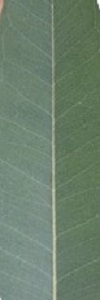
%> input picture Material/Healthy/10h_m.jpg, 100 x 300 px; its folder holds 4 pictures in this run
$ octave pwi4.m   (GNU Octave 9; MATLAB toolbox functions it lacks are replaced by stand-ins)
%> lines starting %> are read from the running program, lines starting %| are printed output that depends on the picture
### alignRanges.m
function [h,nh]=alignRanges(h,nh)
[h.R.Contrast,nh.R.Contrast]=histdimcompare(h.R.Contrast,nh.R.Contrast);
[h.R.Correlation,nh.R.Correlation]=histdimcompare(h.R.Correlation,nh.R.Correlation);
[h.R.Energy,nh.R.Energy]=histdimcompare(h.R.Energy,nh.R.Energy);
[h.R.Homogeneity,nh.R.Homogeneity]=histdimcompare(h.R.Homogeneity,nh.R.Homogeneity);

[h.G.Contrast,nh.G.Contrast]=histdimcompare(h.G.Contrast,nh.G.Contrast);
[h.G.Correlation,nh.G.Correlation]=histdimcompare(h.G.Correlation,nh.G.Correlation);
[h.G.Energy,nh.G.Energy]=histdimcompare(h.G.Energy,nh.G.Energy);
[h.G.Homogeneity,nh.G.Homogeneity]=histdimcompare(h.G.Homogeneity,nh.G.Homogeneity);

[h.B.Contrast,nh.B.Contrast]=histdimcompare(h.B.Contrast,nh.B.Contrast);
[h.B.Correlation,nh.B.Correlation]=histdimcompare(h.B.Correlation,nh.B.Correlation);
[h.B.Energy,nh.B.Energy]=histdimcompare(h.B.Energy,nh.B.Energy);
[h.B.Homogeneity,nh.B.Homogeneity]=histdimcompare(h.B.Homogeneity,nh.B.Homogeneity);

[h.RG.Contrast,nh.RG.Contrast]=histdimcompare(h.RG.Contrast,nh.RG.Contrast);
[h.RG.Correlation,nh.RG.Correlation]=histdimcompare(h.RG.Correlation,nh.RG.Correlation);
[h.RG.Energy,nh.RG.Energy]=histdimcompare(h.RG.Energy,nh.RG.Energy);
[h.RG.Homogeneity,nh.RG.Homogeneity]=histdimcompare(h.RG.Homogeneity,nh.RG.Homogeneity);

[h.RB.Contrast,nh.RB.Contrast]=histdimcompare(h.RB.Contrast,nh.RB.Contrast);
[h.RB.Correlation,nh.RB.Correlation]=histdimcompare(h.RB.Correlation,nh.RB.Correlation);
[h.RB.Energy,nh.RB.Energy]=histdimcompare(h.RB.Energy,nh.RB.Energy);
[h.RB.Homogeneity,nh.RB.Homogeneity]=histdimcompare(h.RB.Homogeneity,nh.RB.Homogeneity);

[h.GB.Contrast,nh.GB.Contrast]=histdimcompare(h.GB.Contrast,nh.GB.Contrast);
[h.GB.Correlation,nh.GB.Correlation]=histdimcompare(h.GB.Correlation,nh.GB.Correlation);
[h.GB.Energy,nh.GB.Energy]=histdimcompare(h.GB.Energy,nh.GB.Energy);
[h.GB.Homogeneity,nh.GB.Homogeneity]=histdimcompare(h.GB.Homogeneity,nh.GB.Homogeneity);
end

### averAtrb.m
function averAtrb(h,nh)
xlswrite('Results.xlsx', mean(h.R.Contrast), 1, strcat('R',num2str(11)));
xlswrite('Results.xlsx', mean(nh.R.Contrast), 1, strcat('S',num2str(11)));
xlswrite('Results.xlsx', mean(h.R.Correlation), 1, strcat('R',num2str(12)));
xlswrite('Results.xlsx', mean(nh.R.Correlation), 1, strcat('S',num2str(12)));
xlswrite('Results.xlsx', mean(h.R.Energy), 1, strcat('R',num2str(13)));
xlswrite('Results.xlsx', mean(nh.R.Energy), 1, strcat('S',num2str(13)));
xlswrite('Results.xlsx', mean(h.R.Homogeneity), 1, strcat('R',num2str(14)));
xlswrite('Results.xlsx', mean(nh.R.Homogeneity), 1, strcat('S',num2str(14)));

xlswrite('Results.xlsx', mean(h.G.Contrast), 1, strcat('T',num2str(11)));
xlswrite('Results.xlsx', mean(nh.G.Contrast), 1, strcat('U',num2str(11)));
xlswrite('Results.xlsx', mean(h.G.Correlation), 1, strcat('T',num2str(12)));
xlswrite('Results.xlsx', mean(nh.G.Correlation), 1, strcat('U',num2str(12)));
xlswrite('Results.xlsx', mean(h.G.Energy), 1, strcat('T',num2str(13)));
xlswrite('Results.xlsx', mean(nh.G.Energy), 1, strcat('U',num2str(13)));
xlswrite('Results.xlsx', mean(h.G.Homogeneity), 1, strcat('T',num2str(14)));
xlswrite('Results.xlsx', mean(nh.G.Homogeneity), 1, strcat('U',num2str(14)));

xlswrite('Results.xlsx', mean(h.B.Contrast), 1, strcat('V',num2str(11)));
xlswrite('Results.xlsx', mean(nh.B.Contrast), 1, strcat('W',num2str(11)));
xlswrite('Results.xlsx', mean(h.B.Correlation), 1, strcat('V',num2str(12)));
xlswrite('Results.xlsx', mean(nh.B.Correlation), 1, strcat('W',num2str(12)));
xlswrite('Results.xlsx', mean(h.B.Energy), 1, strcat('V',num2str(13)));
xlswrite('Results.xlsx', mean(nh.B.Energy), 1, strcat('W',num2str(13)));
xlswrite('Results.xlsx', mean(h.B.Homogeneity), 1, strcat('V',num2str(14)));
xlswrite('Results.xlsx', mean(nh.B.Homogeneity), 1, strcat('W',num2str(14)));

xlswrite('Results.xlsx', mean(h.RG.Contrast), 1, strcat('X',num2str(11)));
xlswrite('Results.xlsx', mean(nh.RG.Contrast), 1, strcat('Y',num2str(11)));
xlswrite('Results.xlsx', mean(h.RG.Correlation), 1, strcat('X',num2str(12)));
xlswrite('Results.xlsx', mean(nh.RG.Correlation), 1, strcat('Y',num2str(12)));
xlswrite('Results.xlsx', mean(h.RG.Energy), 1, strcat('X',num2str(13)));
xlswrite('Results.xlsx', mean(nh.RG.Energy), 1, strcat('Y',num2str(13)));
xlswrite('Results.xlsx', mean(h.RG.Homogeneity), 1, strcat('X',num2str(14)));
xlswrite('Results.xlsx', mean(nh.RG.Homogeneity), 1, strcat('Y',num2str(14)));

xlswrite('Results.xlsx', mean(h.RB.Contrast), 1, strcat('Z',num2str(11)));
xlswrite('Results.xlsx', mean(nh.RB.Contrast), 1, strcat('AA',num2str(11)));
xlswrite('Results.xlsx', mean(h.RB.Correlation), 1, strcat('Z',num2str(12)));
xlswrite('Results.xlsx', mean(nh.RB.Correlation), 1, strcat('AA',num2str(12)));
xlswrite('Results.xlsx', mean(h.RB.Energy), 1, strcat('Z',num2str(13)));
xlswrite('Results.xlsx', mean(nh.RB.Energy), 1, strcat('AA',num2str(13)));
xlswrite('Results.xlsx', mean(h.RB.Homogeneity), 1, strcat('Z',num2str(14)));
xlswrite('Results.xlsx', mean(nh.RB.Homogeneity), 1, strcat('AA',num2str(14)));

xlswrite('Results.xlsx', mean(h.GB.Contrast), 1, strcat('AB',num2str(11)));
xlswrite('Results.xlsx', mean(nh.GB.Contrast), 1, strcat('AC',num2str(11)));
xlswrite('Results.xlsx', mean(h.GB.Correlation), 1, strcat('AB',num2str(12)));
xlswrite('Results.xlsx', mean(nh.GB.Correlation), 1, strcat('AC',num2str(12)));
xlswrite('Results.xlsx', mean(h.GB.Energy), 1, strcat('AB',num2str(13)));
xlswrite('Results.xlsx', mean(nh.GB.Energy), 1, strcat('AC',num2str(13)));
xlswrite('Results.xlsx', mean(h.GB.Homogeneity), 1, strcat('AB',num2str(14)));
xlswrite('Results.xlsx', mean(nh.GB.Homogeneity), 1, strcat('AC',num2str(14)));
end

### initialStats.m
function [h,nh] = initialStats()
    %Stats_R empty arrays for output histograms
    h.R.Contrast=[];h.R.Correlation=[];h.R.Energy=[];h.R.Homogeneity=[];
    nh.R.Contrast=[];nh.R.Correlation=[];nh.R.Energy=[];nh.R.Homogeneity=[];
    %Stats_G empty arrays for output histograms
    h.G.Contrast=[];h.G.Correlation=[];h.G.Energy=[];h.G.Homogeneity=[];
    nh.G.Contrast=[];nh.G.Correlation=[];nh.G.Energy=[];nh.G.Homogeneity=[];
    %Stats_B empty arrays for output histograms
    h.B.Contrast=[];h.B.Correlation=[];h.B.Energy=[];h.B.Homogeneity=[];
    nh.B.Contrast=[];nh.B.Correlation=[];nh.B.Energy=[];nh.B.Homogeneity=[];
    %Stats_RG empty arrays for output histograms
    h.RG.Contrast=[];h.RG.Correlation=[];h.RG.Energy=[];h.RG.Homogeneity=[];
    nh.RG.Contrast=[];nh.RG.Correlation=[];nh.RG.Energy=[];nh.RG.Homogeneity=[];
    %Stats_RB empty arrays for output histograms
    h.RB.Contrast=[];h.RB.Correlation=[];h.RB.Energy=[];h.RB.Homogeneity=[];
    nh.RB.Contrast=[];nh.RB.Correlation=[];nh.RB.Energy=[];nh.RB.Homogeneity=[];
    %Stats_GB empty arrays for output histograms
    h.GB.Contrast=[];h.GB.Correlation=[];h.GB.Energy=[];h.GB.Homogeneity=[];
    nh.GB.Contrast=[];nh.GB.Correlation=[];nh.GB.Energy=[];nh.GB.Homogeneity=[];
end

### rewriteDiseased.m
function nh=rewriteDiseased(nh,stats)
    nh.R.Contrast(end+1) = stats.R.Contrast(1);
    nh.R.Correlation(end+1) = stats.R.Correlation(1);
    nh.R.Energy(end+1) = stats.R.Energy(1);
    nh.R.Homogeneity(end+1) = stats.R.Homogeneity(1);

    nh.G.Contrast(end+1) = stats.G.Contrast(1);
    nh.G.Correlation(end+1) = stats.G.Correlation(1);
    nh.G.Energy(end+1) = stats.G.Energy(1);
    nh.G.Homogeneity(end+1) = stats.G.Homogeneity(1);

    nh.B.Contrast(end+1) = stats.B.Contrast(1);
    nh.B.Correlation(end+1) = stats.B.Correlation(1);
    nh.B.Energy(end+1) = stats.B.Energy(1);
    nh.B.Homogeneity(end+1) = stats.B.Homogeneity(1);

    nh.RG.Contrast(end+1) = stats.RG.Contrast(1);
    nh.RG.Correlation(end+1) = stats.RG.Correlation(1);
    nh.RG.Energy(end+1) = stats.RG.Energy(1);
    nh.RG.Homogeneity(end+1) = stats.RG.Homogeneity(1);

    nh.RB.Contrast(end+1) = stats.RB.Contrast(1);
    nh.RB.Correlation(end+1) = stats.RB.Correlation(1);
    nh.RB.Energy(end+1) = stats.RB.Energy(1);
    nh.RB.Homogeneity(end+1) = stats.RB.Homogeneity(1);

    nh.GB.Contrast(end+1) = stats.GB.Contrast(1);
    nh.GB.Correlation(end+1) = stats.GB.Correlation(1);
    nh.GB.Energy(end+1) = stats.GB.Energy(1);
    nh.GB.Homogeneity(end+1) = stats.GB.Homogeneity(1);
end

### rewriteHealthy.m
function h=rewriteHealthy(h,stats)
    h.R.Contrast(end+1) = stats.R.Contrast(1);
    h.R.Correlation(end+1) = stats.R.Correlation(1);
    h.R.Energy(end+1) = stats.R.Energy(1);
    h.R.Homogeneity(end+1) = stats.R.Homogeneity(1);

    h.G.Contrast(end+1) = stats.G.Contrast(1);
    h.G.Correlation(end+1) = stats.G.Correlation(1);
    h.G.Energy(end+1) = stats.G.Energy(1);
    h.G.Homogeneity(end+1) = stats.G.Homogeneity(1);

    h.B.Contrast(end+1) = stats.B.Contrast(1);
    h.B.Correlation(end+1) = stats.B.Correlation(1);
    h.B.Energy(end+1) = stats.B.Energy(1);
    h.B.Homogeneity(end+1) = stats.B.Homogeneity(1);

    h.RG.Contrast(end+1) = stats.RG.Contrast(1);
    h.RG.Correlation(end+1) = stats.RG.Correlation(1);
    h.RG.Energy(end+1) = stats.RG.Energy(1);
    h.RG.Homogeneity(end+1) = stats.RG.Homogeneity(1);

    h.RB.Contrast(end+1) = stats.RB.Contrast(1);
    h.RB.Correlation(end+1) = stats.RB.Correlation(1);
    h.RB.Energy(end+1) = stats.RB.Energy(1);
    h.RB.Homogeneity(end+1) = stats.RB.Homogeneity(1);

    h.GB.Contrast(end+1) = stats.GB.Contrast(1);
    h.GB.Correlation(end+1) = stats.GB.Correlation(1);
    h.GB.Energy(end+1) = stats.GB.Energy(1);
    h.GB.Homogeneity(end+1) = stats.GB.Homogeneity(1);
end

### writeXlsxData.m
function writeXlsxData(fileName,i,stats)
xlswrite('Results.xlsx', fileName(i), 1, strcat('A',num2str(2+(i-1)*4)));

xlswrite('Results.xlsx', stats.R.Contrast, 1, strcat('C',num2str(2+(i-1)*4)));
xlswrite('Results.xlsx', stats.R.Correlation, 1, strcat('C',num2str(3+(i-1)*4)));
xlswrite('Results.xlsx', stats.R.Energy, 1, strcat('C',num2str(4+(i-1)*4)));
xlswrite('Results.xlsx', stats.R.Homogeneity, 1, strcat('C',num2str(5+(i-1)*4)));

xlswrite('Results.xlsx', stats.G.Contrast, 1, strcat('E',num2str(2+(i-1)*4)));
xlswrite('Results.xlsx', stats.G.Correlation, 1, strcat('E',num2str(3+(i-1)*4)));
xlswrite('Results.xlsx', stats.G.Energy, 1, strcat('E',num2str(4+(i-1)*4)));
xlswrite('Results.xlsx', stats.G.Homogeneity, 1, strcat('E',num2str(5+(i-1)*4)));

xlswrite('Results.xlsx', stats.B.Contrast, 1, strcat('G',num2str(2+(i-1)*4)));
xlswrite('Results.xlsx', stats.B.Correlation, 1, strcat('G',num2str(3+(i-1)*4)));
xlswrite('Results.xlsx', stats.B.Energy, 1, strcat('G',num2str(4+(i-1)*4)));
xlswrite('Results.xlsx', stats.B.Homogeneity, 1, strcat('G',num2str(5+(i-1)*4)));

xlswrite('Results.xlsx', stats.RG.Contrast, 1, strcat('I',num2str(2+(i-1)*4)));
xlswrite('Results.xlsx', stats.RG.Correlation, 1, strcat('I',num2str(3+(i-1)*4)));
xlswrite('Results.xlsx', stats.RG.Energy, 1, strcat('I',num2str(4+(i-1)*4)));
xlswrite('Results.xlsx', stats.RG.Homogeneity, 1, strcat('I',num2str(5+(i-1)*4)));

xlswrite('Results.xlsx', stats.RB.Contrast, 1, strcat('K',num2str(2+(i-1)*4)));
xlswrite('Results.xlsx', stats.RB.Correlation, 1, strcat('K',num2str(3+(i-1)*4)));
xlswrite('Results.xlsx', stats.RB.Energy, 1, strcat('K',num2str(4+(i-1)*4)));
xlswrite('Results.xlsx', stats.RB.Homogeneity, 1, strcat('K',num2str(5+(i-1)*4)));

xlswrite('Results.xlsx', stats.GB.Contrast, 1, strcat('M',num2str(2+(i-1)*4)));
xlswrite('Results.xlsx', stats.GB.Correlation, 1, strcat('M',num2str(3+(i-1)*4)));
xlswrite('Results.xlsx', stats.GB.Energy, 1, strcat('M',num2str(4+(i-1)*4)));
xlswrite('Results.xlsx', stats.GB.Homogeneity, 1, strcat('M',num2str(5+(i-1)*4)));
end

### writeXlsxSup.m
function sup=writeXlsxSup(numbns,h,nh)

xlswrite('Results.xlsx', numbns, 1, strcat('R',num2str(1)));
sup.R.Contrast = findsupremum(h.R.Contrast,nh.R.Contrast,numbns);
xlswrite('Results.xlsx', sup.R.Contrast, 1, strcat('R',num2str(3)));
sup.R.Correlation = findsupremum(h.R.Correlation,nh.R.Correlation,numbns);
xlswrite('Results.xlsx', sup.R.Correlation, 1, strcat('R',num2str(4)));
sup.R.Energy = findsupremum(h.R.Energy,nh.R.Energy,numbns);
xlswrite('Results.xlsx', sup.R.Energy, 1, strcat('R',num2str(5)));
sup.R.Homogeneity = findsupremum(h.R.Homogeneity,nh.R.Homogeneity,numbns);
xlswrite('Results.xlsx', sup.R.Homogeneity, 1, strcat('R',num2str(6)));

sup.G.Contrast = findsupremum(h.G.Contrast,nh.G.Contrast,numbns);
xlswrite('Results.xlsx', sup.G.Contrast, 1, strcat('T',num2str(3)));
sup.G.Correlation = findsupremum(h.G.Correlation,nh.G.Correlation,numbns);
xlswrite('Results.xlsx', sup.G.Correlation, 1, strcat('T',num2str(4)));
sup.G.Energy = findsupremum(h.G.Energy,nh.G.Energy,numbns);
xlswrite('Results.xlsx', sup.G.Energy, 1, strcat('T',num2str(5)));
sup.G.Homogeneity = findsupremum(h.G.Homogeneity,nh.G.Homogeneity,numbns);
xlswrite('Results.xlsx', sup.G.Homogeneity, 1, strcat('T',num2str(6)));

sup.B.Contrast = findsupremum(h.B.Contrast,nh.B.Contrast,numbns);
xlswrite('Results.xlsx', sup.B.Contrast, 1, strcat('V',num2str(3)));
sup.B.Correlation = findsupremum(h.B.Correlation,nh.B.Correlation,numbns);
xlswrite('Results.xlsx', sup.B.Correlation, 1, strcat('V',num2str(4)));
sup.B.Energy = findsupremum(h.B.Energy,nh.B.Energy,numbns);
xlswrite('Results.xlsx', sup.B.Energy, 1, strcat('V',num2str(5)));
sup.B.Homogeneity = findsupremum(h.B.Homogeneity,nh.B.Homogeneity,numbns);
xlswrite('Results.xlsx', sup.B.Homogeneity, 1, strcat('V',num2str(6)));

sup.RG.Contrast = findsupremum(h.RG.Contrast,nh.RG.Contrast,numbns);
xlswrite('Results.xlsx', sup.RG.Contrast, 1, strcat('X',num2str(3)));
sup.RG.Correlation = findsupremum(h.RG.Correlation,nh.RG.Correlation,numbns);
xlswrite('Results.xlsx', sup.RG.Correlation, 1, strcat('X',num2str(4)));
sup.RG.Energy = findsupremum(h.RG.Energy,nh.RG.Energy,numbns);
xlswrite('Results.xlsx', sup.RG.Energy, 1, strcat('X',num2str(5)));
sup.RG.Homogeneity = findsupremum(h.RG.Homogeneity,nh.RG.Homogeneity,numbns);
xlswrite('Results.xlsx', sup.RG.Homogeneity, 1, strcat('X',num2str(6)));

sup.RB.Contrast = findsupremum(h.RB.Contrast,nh.RB.Contrast,numbns);
xlswrite('Results.xlsx', sup.RB.Contrast, 1, strcat('Z',num2str(3)));
sup.RB.Correlation = findsupremum(h.RB.Correlation,nh.RB.Correlation,numbns);
xlswrite('Results.xlsx', sup.RB.Correlation, 1, strcat('Z',num2str(4)));
sup.RB.Energy = findsupremum(h.RB.Energy,nh.RB.Energy,numbns);
xlswrite('Results.xlsx', sup.RB.Energy, 1, strcat('Z',num2str(5)));
sup.RB.Homogeneity = findsupremum(h.RB.Homogeneity,nh.RB.Homogeneity,numbns);
xlswrite('Results.xlsx', sup.RB.Homogeneity, 1, strcat('Z',num2str(6)));

sup.GB.Contrast = findsupremum(h.GB.Contrast,nh.GB.Contrast,numbns);
xlswrite('Results.xlsx', sup.GB.Contrast, 1, strcat('AB',num2str(3)));
sup.GB.Correlation = findsupremum(h.GB.Correlation,nh.GB.Correlation,numbns);
xlswrite('Results.xlsx', sup.GB.Correlation, 1, strcat('AB',num2str(4)));
sup.GB.Energy = findsupremum(h.GB.Energy,nh.GB.Energy,numbns);
xlswrite('Results.xlsx', sup.GB.Energy, 1, strcat('AB',num2str(5)));
sup.GB.Homogeneity = findsupremum(h.GB.Homogeneity,nh.GB.Homogeneity,numbns);
xlswrite('Results.xlsx', sup.GB.Homogeneity, 1, strcat('AB',num2str(6)));

end

### histdimcompare.m
function [A,B]=histdimcompare(A, B)
%Метод добавления "фальшивых точек" для выравнивания диапазонов
%двух массивов (для здорового и больного растения), по которым
%строим гистограммы

    assert(length(A)==length(B),'Differents arrays dimensions');

% 1 - |____A____|__|____B____|
    if ((min(A) < min(B))&&(min(B) < max(A))&&(max(A) < max(B)))
        A(end+1) = max(B);
        B(end+1) = min(A);
    elseif ((min(B) < min(A))&&(min(A) < max(B))&&(max(B) < max(A)))
        B(end+1) = max(A);
        A(end+1) = min(B);
    end

% 2 - |___A___|   |___B___|
    if ((min(A) < min(B))&&(max(A) < min(B)))
        A(end+1) = min(B);
        B(end+1) = max(A);
    elseif ((min(B) < min(A))&&(max(B) < min(A)))
        B(end+1) = min(A);
        A(end+1) = max(B);
    end

% 3 - |B____|__A__|____B|
    if ((min(B) < min(A))&&(max(A) < max(B)))
        A(end+1) = min(B);
        A(end+1) = max(B);
        B(end+1) = min(B);
        B(end+1) = max(B);
    elseif ((min(A) < min(B))&&(max(B) < max(A)))
        B(end+1) = min(A);
        B(end+1) = max(A);
        A(end+1) = min(A);
        A(end+1) = max(A);
    end

    assert(length(A)==length(B),'Differents arrays dimensions');

    A = sort(A);
    B = sort(B);
end

### findsupremum.m
function supres=findsupremum(A,B,numbns)
%Нахождение супремума двух массивов

    assert(length(A)==length(B),'Differents arrays dimensions');

    supres(1) = max(histcounts(A, numbns));
    supres(2) = max(histcounts(B, numbns));

end

### pwi4.m
%Программа вычисления 48 статистических ключевых признаков
%цветных текстурных изображений
%Вычисление glcm и статистики для цветовых составляющих
%R,G,B (inter_channel)и для разностных составляющих R-G, R-B, G-B, (intra_channel)
%полученных путем вычитания матриц R, B, G

clc;
clear;
close all;

f = dir('Material/Healthy/*.jpg');
fd = dir('Material/Diseased/*.jpg');

f=[f;fd];

fileName = {f.name};

[h,nh] = initialStats();

for i = 1:length(f(:))

clc;

%Обрабатываться будут изображения mini, полученные из полноформатных
%изображений путем масштабирования с уменьшением размерности
%примерно в 10 раз, чтобы размерность изображения mini
%была около 300х500 пикселов
%При масштабировании нужно стремиться, чтобы размерность изображения
% листа растения на всех изображениях была бы одной и той же

if (i <= (length(f(:))/2))
    he = imread(fullfile('Healthy',f(i).name));
%> he is the input picture: size 300x100x3 uint8; mean R, G, B 107.6, 128.3, 109
else
    he = imread(fullfile('Diseased',f(i).name));%растение
end

% [7 lines of commented-out code are left out]
r=he(:,:,1);
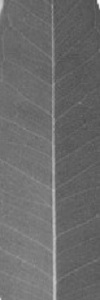
%> r: size 300x100 uint8; min 75, max 250, mean 107.6
g=he(:,:,2);
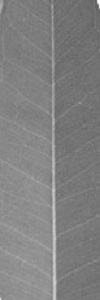
%> g: size 300x100 uint8; min 89, max 255, mean 128.3
b=he(:,:,3);

%вычисление inter_channel_matrix
rgb_image=im2double(he);%преобразование элементов изображения в формат double
figure, imshow(he);

fR = rgb_image (:, :, 1);
fG = rgb_image (:, :, 2);
fB = rgb_image (:, :, 3);

%вычисление intra_channel_matrix путем вычитания матриц
fRG=fR-fG;
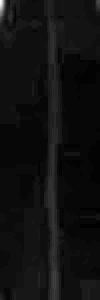
%> fRG: size 300x100 double; min -0.098, max 0.153, mean -0.0815; drawn with min black and max white
fRB=fR-fB;
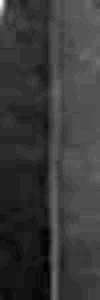
%> fRB: size 300x100 double; min -0.0706, max 0.22, mean -0.00557; drawn with min black and max white
fGB=fG-fB;
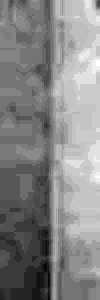
%> fGB: size 300x100 double; min 0.00392, max 0.141, mean 0.076; drawn with min black and max white

% figure;subplot(2,2,1);hist(fR,11);title('fR');
%        subplot(2,2,2);hist(fG,11);title('fG');
%        subplot(2,2,3);hist(fB,11);title('fB');

hef(:,:,1)=medfilt2(r);%медианная фильтрация
hef(:,:,2)=medfilt2(g);
hef(:,:,3)=medfilt2(b);
%> hef: size 300x100x3 uint8

% [36 lines of commented-out code are left out]
glcm = graycomatrix(hef(:,:,1), 'Offset',[2 0;0 2]);%вычисление матрицы glcm
stats.R = graycoprops(glcm);%вычисление статистических характеристик glcm
%> stats.R = {Contrast [0.122 0.172], Correlation [0.805 0.723], Energy [0.453 0.446], Homogeneity [0.942 0.929]}
glcm = graycomatrix(hef(:,:,2), 'Offset',[2 0;0 2]);%вычисление матрицы glcm
stats.G = graycoprops(glcm);%вычисление статистических характеристик glcm
%> stats.G = {Contrast [0.0668 0.129], Correlation [0.887 0.781], Energy [0.436 0.417], Homogeneity [0.969 0.951]}
glcm = graycomatrix(hef(:,:,3), 'Offset',[2 0;0 2]);%вычисление матрицы glcm
stats.B = graycoprops(glcm);%вычисление статистических характеристик glcm
%> stats.B = {Contrast [0.0732 0.134], Correlation [0.934 0.88], Energy [0.314 0.299], Homogeneity [0.966 0.948]}

%Вычисление glcm и статистики для разностных составляющих RG, RB, GB, (intra_channel)
%полученных путем вычитания матриц fR, fB, fG
glcm = graycomatrix(fRG, 'Offset',[2 0;0 2]);%вычисление матрицы glcm
stats.RG = graycoprops(glcm);%вычисление статистических характеристик glcm
%> stats.RG = {Contrast [0.000134 0.000272], Correlation [0.707 NaN], Energy [0.999 0.999], Homogeneity [1 1]}
glcm = graycomatrix(fRB, 'Offset',[2 0;0 2]);%вычисление матрицы glcm
stats.RB = graycoprops(glcm);%вычисление статистических характеристик glcm
%> stats.RB = {Contrast [0.000268 0.000714], Correlation [0.856 0.548], Energy [0.998 0.998], Homogeneity [1 1]}
glcm = graycomatrix(fGB, 'Offset',[2 0;0 2]);%вычисление матрицы glcm
stats.GB = graycoprops(glcm);%вычисление статистических характеристик glcm
%> stats.GB = {Contrast [0.0127 0.0126], Correlation [0.819 0.814], Energy [0.918 0.921], Homogeneity [0.994 0.994]}


if(i <= (length(f(:))/2))
    h=rewriteHealthy(h,stats);
else
    nh=rewriteDiseased(nh,stats);
end

writeXlsxData(fileName,i,stats);

% pause;
clear stats r g b rgb_image;
clear fR fG fB fRG fRB fGB glcm;
clear he hef;
close all;
end
%> pass 2 of the loop `for i = 1:length(f(:))`:
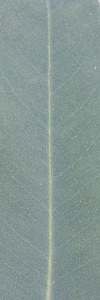
%> input picture Material/Healthy/12h_m.jpg, 100 x 300 px
%> he is the input picture: size 300x100x3 uint8; mean R, G, B 134.2, 151.7, 148.4
%> `fRB=fR-fB;`:
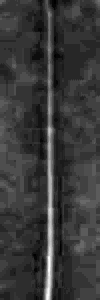
%> fRB: size 300x100 double; min -0.0902, max 0.0627, mean -0.0558; drawn with min black and max white
%> `fGB=fG-fB;`:
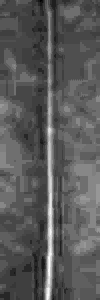
%> fGB: size 300x100 double; min -0.0314, max 0.0941, mean 0.0129; drawn with min black and max white
%> stats.R = {Contrast [0.105 0.125], Correlation [0.738 0.689], Energy [0.534 0.52], Homogeneity [0.948 0.938]}
%> stats.G = {Contrast [0.0552 0.0866], Correlation [0.672 0.491], Energy [0.79 0.761], Homogeneity [0.974 0.958]}
%> stats.B = {Contrast [0.031 0.0583], Correlation [0.594 0.253], Energy [0.898 0.871], Homogeneity [0.986 0.972]}
%> stats.RG = {Contrast [0 0], Correlation [NaN NaN], Energy [1 1], Homogeneity [1 1]}
%> stats.RB has the same summary as stats.RG
%> stats.GB has the same summary as stats.RG
%> pass 3 of the loop `for i = 1:length(f(:))`:
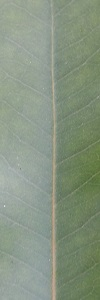
%> input picture Material/Healthy/15h_m.jpg, 100 x 300 px
%> he is the input picture: size 300x100x3 uint8; mean R, G, B 134.8, 148.7, 129.2
%> `fRG=fR-fG;`:
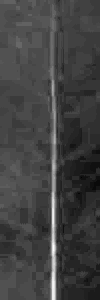
%> fRG: size 300x100 double; min -0.102, max 0.0824, mean -0.0544; drawn with min black and max white
%> `fGB=fG-fB;`:
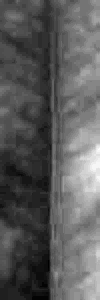
%> fGB: size 300x100 double; min -0.00392, max 0.22, mean 0.0762; drawn with min black and max white
%> stats.R = {Contrast [0.0519 0.0834], Correlation [0.919 0.869], Energy [0.448 0.433], Homogeneity [0.975 0.962]}
%> stats.G = {Contrast [0.122 0.131], Correlation [0.874 0.864], Energy [0.304 0.299], Homogeneity [0.94 0.936]}
%> stats.B = {Contrast [0.0582 0.0746], Correlation [0.952 0.938], Energy [0.352 0.342], Homogeneity [0.972 0.963]}
%> stats.RB = {Contrast [0.00221 0.014], Correlation [0.874 0.186], Energy [0.98 0.969], Homogeneity [0.999 0.993]}
%> stats.GB = {Contrast [0.0211 0.0245], Correlation [0.915 0.901], Energy [0.731 0.734], Homogeneity [0.989 0.988]}
%> the loop made 4 passes; the first 3 are shown

%-----------------------Finding averages attributes-------------------

averAtrb(h,nh);

%----------------------Aligning ranges of arrays--------------------

[h,nh]=alignRanges(h,nh);

%Оптимальное кол-во столбцов на гистограмме
numbns = 13;
%-----------------------Finding supremums--------------------------------

sup=writeXlsxSup(numbns,h,nh);
%> the run ends on the next line
